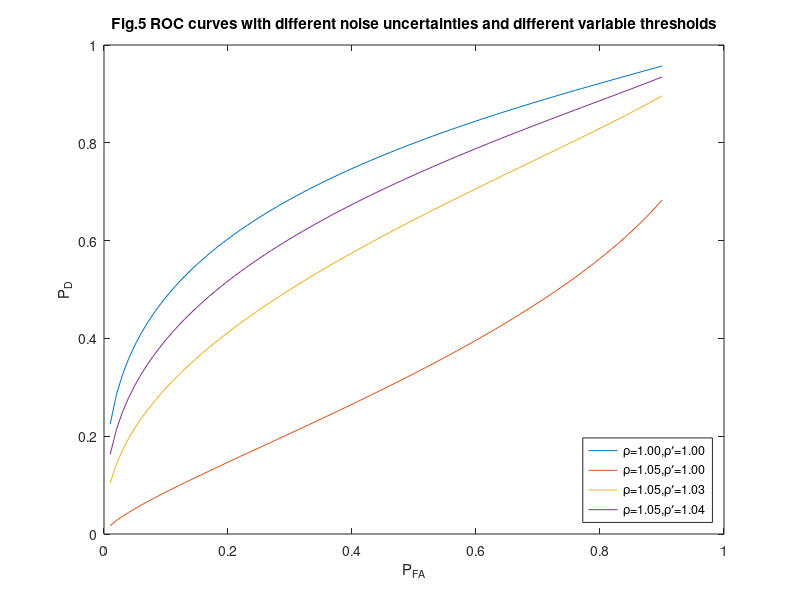

MATLAB code for this plot:
L=1500;
snr_dB = -15;

snr = 10.^(snr_dB./10);

Pf = 0.01:0.01:0.9; % Pf = Probability of False Alarm
thresh = (qfuncinv(Pf)./sqrt(L))+ 1;
Pd_the = qfunc(((thresh - (snr + 1)).*sqrt(L))./(sqrt(2).*(snr + 1)));
 
 Pd_the2 = qfunc(((thresh - (snr + (1/1.05))).*sqrt(L))./(sqrt(2).*(snr + (1/1.05))));

 Pd_the3 = qfunc(((thresh/1.03 - (snr + (1/1.05))).*sqrt(L))./(sqrt(2).*(snr + (1/1.05))));
 Pd_the4 = qfunc(((thresh/1.04 - (snr + (1/1.05))).*sqrt(L))./(sqrt(2).*(snr + (1/1.05))));
 figure 
plot(Pf,Pd_the,Pf,Pd_the2,Pf,Pd_the3,Pf,Pd_the4)

hold on


title('Fig.5 ROC curves with different noise uncertainties and different variable thresholds')
ylabel('P_D')
xlabel('P_{FA}')
legend('\rho=1.00,\rho\prime=1.00','\rho=1.05,\rho\prime=1.00','\rho=1.05,\rho\prime=1.03','\rho=1.05,\rho\prime=1.04','Location','southeast')
hold on